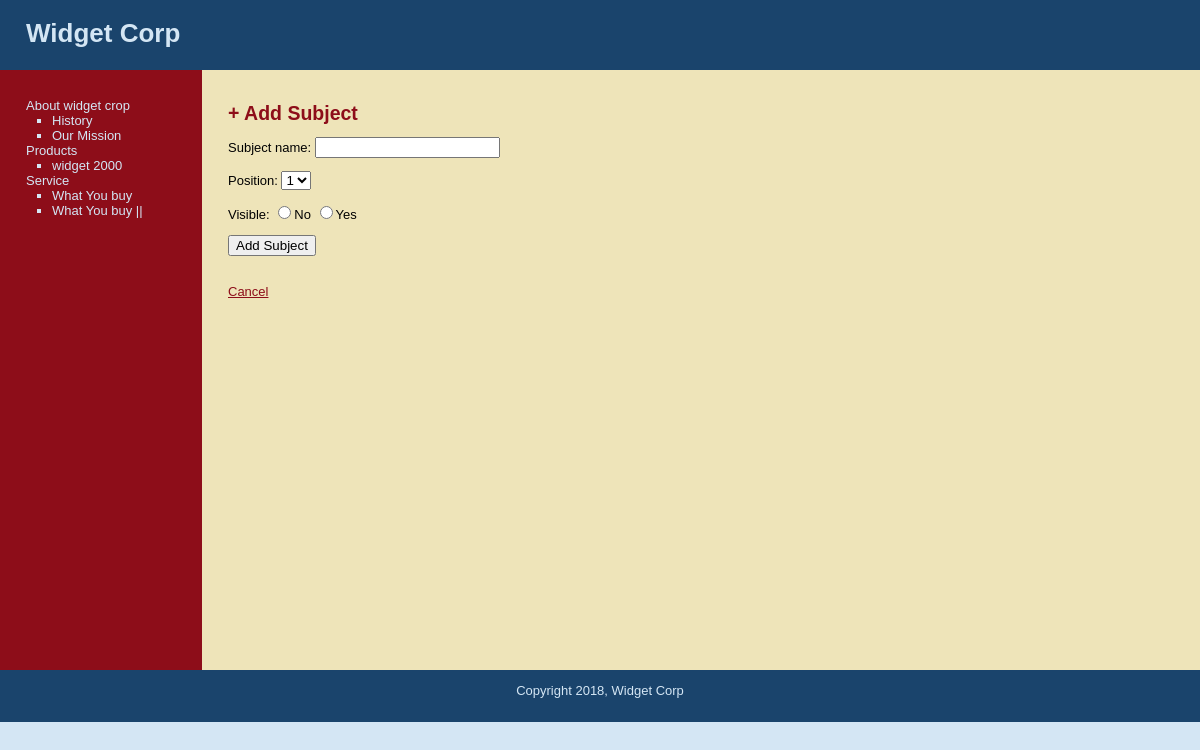
Screenshot of /new_subject.php (signed in) with the database file from the repository.
### tables this page shows
CREATE TABLE IF NOT EXISTS `subject` (
`id` int(11) NOT NULL,
  `menu_name` varchar(30) NOT NULL,
  `position` int(11) NOT NULL,
  `visible` tinyint(4) NOT NULL
);

CREATE TABLE IF NOT EXISTS `pages` (
`id` int(11) NOT NULL,
  `subject_id` int(11) NOT NULL,
  `menu_name` varchar(30) NOT NULL,
  `position` int(3) NOT NULL,
  `visible` tinyint(1) NOT NULL,
  `content` text NOT NULL
);

### includes/functions.php (called while the page is built, shortened)
<?php
function confirm_query($result_set){
	return $result_set;
 }
function get_all_subjects() {
		global $connection;
		$query = "SELECT *
				FROM subject
				ORDER BY position ASC";
		$subject_set = mysql_query($query, $connection);
		return $subject_set;
	}
function find_by_sql($sql=""){
	global $connection;
	 $subject_set = mysql_query($sql,$connection);
		return $subject_set;
	}
function find_by_id($id=0){
	global $connection;
	$result_set = mysql_query("SELECT * FROM pages
		                       WHERE subject_id =" . $id ."
		                       ORDER BY position ASC",$connection);
	return confirm_query($result_set);
}
?>

### new_subject.php (the view, shortened to what this page needs)
<?php require_once("includes/connection.php"); ?>
<?php require_once("includes/functions.php"); ?>
<?php include("includes/header.php"); ?>
			<table id="structure">
				<tr>
					<td id="navigation">
					 <ul class="subjects">
						<?php
						 $subjects = find_by_sql("SELECT * FROM subject
						                          ORDER BY position ASC");
							while($row = mysql_fetch_array($subjects))
							{
								echo "<li>
								<a href=\"content.php?subj=".urlencode($row['id'])."\">".$row['menu_name']."</a></li>";
								$pages = find_by_id($row['id']);
								echo "<ul class=\"pages\">";
								while($row = mysql_fetch_array($pages))
								{
									echo "<li>
									<a href=\"content.php?pg=".urlencode($row['id'])."\">".$row['menu_name'].
									"</a></li>";
								}
								echo "</ul>";
							}
						?>
					</ul>
					</td>
					<td id="page">
						<h2>+ Add  Subject</h2>
						<form action="create_subject.php" method="post">
							<p>Subject name:
								<input type="text" name="menu_name" value="" required/>
							</p>
							<p>Position:
								<select name="position" required="">
									<?php
										$subject_all = get_all_subjects();
										$subject_count = mysql_num_rows($subject_all);
										for($i=1;$i<=$subject_count+1;$i++)
										{
											echo "<option value=\"$i\">$i</option>";
										}
									?>
								</select>
							</p>
							<p>Visible:
								<input type="radio" value="0" name="visible" required>No
								<input type="radio" value="1" name="visible" required>Yes
							</p>
							<input type="submit" value="Add Subject" />
						</form>
						<a href="content.php"> Cancel </a>
					</td>
			</table>
<?php include("includes/footer.php"); ?>

### stylesheets/public.css (style rules this page uses)
html { height: 100%; width: 100%; }
body { width: 100%; height: 100%; margin: 0px; padding: 0px; border: 0px; font-family: Verdana, Arial, Helvetica, sans-serif; background: #D4E6F4; font-size: 13px; line-height: 15px; }
table, tr, td { border-collapse: collapse; vertical-align: top; font-size: 13px; line-height: 15px; }
a { color: #8D0D19; }
#structure { height: 600px; width: 100%; }
#navigation { width: 150px; padding: 1em 2em; color: #D4E6F4; background: #8D0D19; }
#navigation a { color: #D4E6F4; text-decoration: none; }
ul.subjects { padding-left: 0; list-style: none; }
ul.pages { padding-left: 2em; list-style: square; }
#page { padding-left: 2em; vertical-align: top; background: #EEE4B9; }
#page h2 { color: #8D0D19; margin-top: 1em; }
li { color:#D4E6F4; }

### rows the page displays
subject: menu_name "About widget crop"
pages: menu_name "History"
pages: menu_name "Our Mission"
subject: menu_name "Products"
pages: menu_name "widget 2000"
subject: menu_name "Service"
pages: menu_name "What You buy"
pages: menu_name "What You buy ||"

### other values shown
form field position "1"
